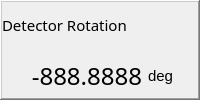
         <widget class="QFrame" name="pframe_6">
          <property name="minimumSize">
           <size>
            <width>100</width>
            <height>0</height>
           </size>
          </property>
          <property name="frameShape">
           <enum>QFrame::WinPanel</enum>
          </property>
          <property name="frameShadow">
           <enum>QFrame::Raised</enum>
          </property>
          <layout class="QVBoxLayout" name="verticalLayout_31">
           <property name="leftMargin">
            <number>0</number>
           </property>
           <property name="topMargin">
            <number>0</number>
           </property>
           <property name="rightMargin">
            <number>0</number>
           </property>
           <property name="bottomMargin">
            <number>0</number>
           </property>
           <item>
            <widget class="QLabel" name="label_39">
             <property name="font">
              <font>
               <family>Bahnschrift</family>
               <pointsize>11</pointsize>
               <weight>50</weight>
               <bold>false</bold>
              </font>
             </property>
             <property name="text">
              <string>Detector Rotation</string>
             </property>
             <property name="alignment">
              <set>Qt::AlignLeading|Qt::AlignLeft|Qt::AlignVCenter</set>
             </property>
            </widget>
           </item>
           <item>
            <layout class="QHBoxLayout" name="horizontalLayout_43">
             <property name="leftMargin">
              <number>0</number>
             </property>
             <property name="topMargin">
              <number>0</number>
             </property>
             <property name="rightMargin">
              <number>0</number>
             </property>
             <property name="bottomMargin">
              <number>0</number>
             </property>
             <item>
              <widget class="QLabel" name="dra_pos">
               <property name="minimumSize">
                <size>
                 <width>140</width>
                 <height>0</height>
                </size>
               </property>
               <property name="font">
                <font>
                 <family>Bahnschrift</family>
                 <pointsize>18</pointsize>
                 <italic>false</italic>
                </font>
               </property>
               <property name="text">
                <string>-888.8888</string>
               </property>
               <property name="alignment">
                <set>Qt::AlignRight|Qt::AlignTrailing|Qt::AlignVCenter</set>
               </property>
              </widget>
             </item>
             <item>
              <widget class="QLabel" name="label_40">
               <property name="font">
                <font>
                 <family>Segoe UI</family>
                 <pointsize>11</pointsize>
                 <weight>50</weight>
                 <bold>false</bold>
                </font>
               </property>
               <property name="text">
                <string>deg</string>
               </property>
               <property name="alignment">
                <set>Qt::AlignLeading|Qt::AlignLeft|Qt::AlignVCenter</set>
               </property>
              </widget>
             </item>
            </layout>
           </item>
          </layout>
         </widget>
